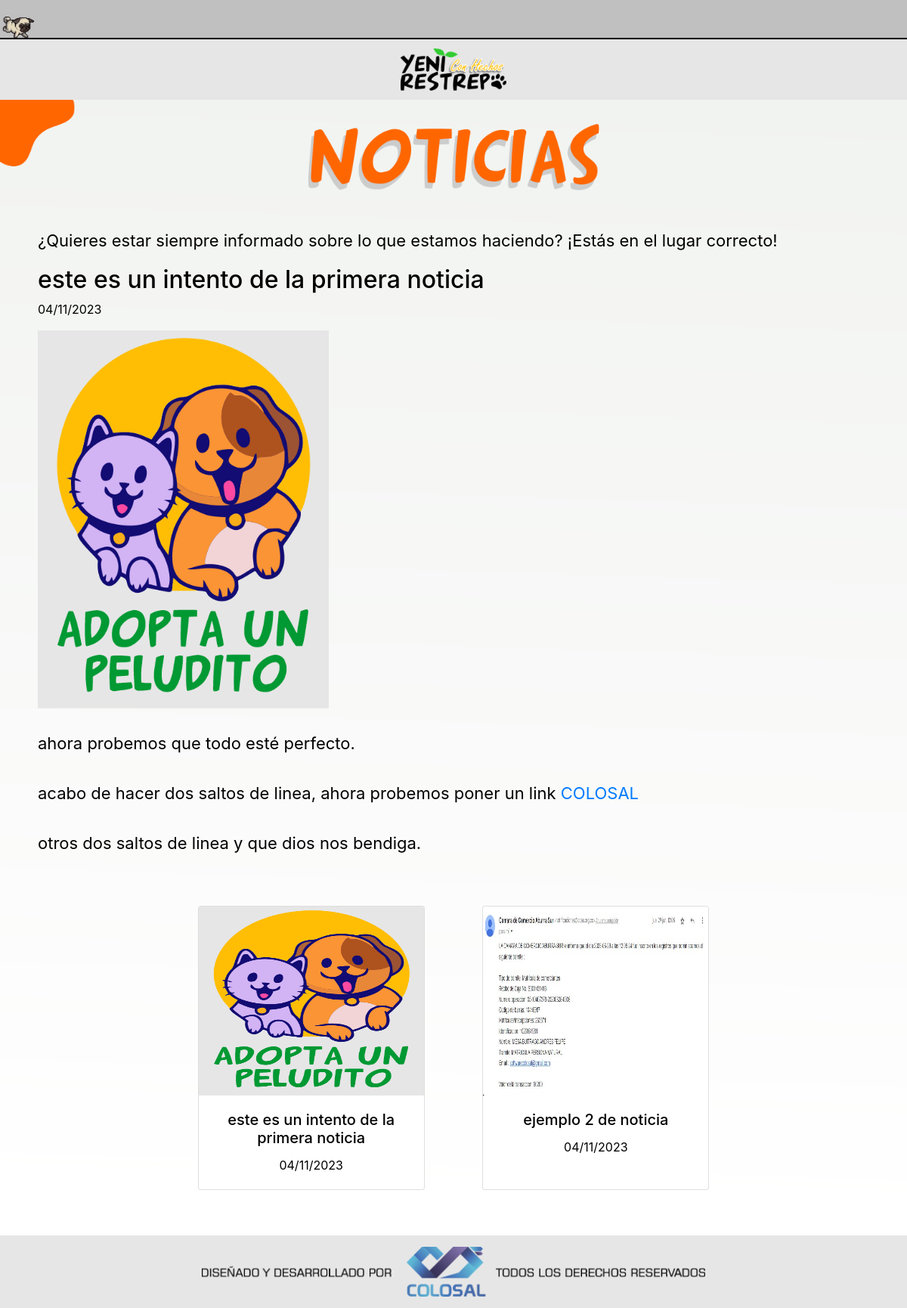
/1/, run on the app's committed database.
### Noticias/models.py (models this page shows, shortened)
class Comunicado(models.Model):
    imagen = models.ImageField(upload_to='comunicados/')
    titulo = models.CharField(max_length=200)
    contenido = models.TextField()
    fecha_publicacion = models.DateTimeField(auto_now_add=True, editable=False)
    estado = models.BooleanField(default=False, verbose_name="¿Mostrar en sitio?")

### Principal/views.py (the view)
# urls.py: path('<int:noticia_id>/', views.noticias_view, name='noticia_detalle'),
def noticias_view(request, noticia_id=None):
    noticias = Comunicado.objects.filter(estado=True)
    noticia_seleccionada = None
    if noticia_id:
        noticia_seleccionada = Comunicado.objects.get(pk=noticia_id, estado=True)
    context = {
        'noticias': noticias,
        'noticia_seleccionada': noticia_seleccionada,
    }
    return render(request, 'noticias/noticias.html', context)

### templates/noticias/noticias.html
{% extends 'base.html' %}
{% load static %}
{% block content %}
<div  class="menuprincipal">
<div id="servicios" style="height: auto;width: 100%;justify-content: center;">
    <img src="{% static 'img/titulos/titulo_noticias.png' %}"style="width: 100%;">
</div>
<div class="container" style="padding: 20px;">
    <p style="justify-content: center;text-align: justify;font-size: 22px;margin-top: 30px;">
        ¿Quieres estar siempre informado sobre lo que estamos haciendo? ¡Estás en el lugar correcto!
    </p>
    {% if noticia_seleccionada %}
        <div class="row">
            <div class="col-lg-12">
                <h2>{{ noticia_seleccionada.titulo }}</h2>
                <p>{{ noticia_seleccionada.fecha_publicacion|date:"d/m/Y" }}</p>
                <img src="{{ noticia_seleccionada.imagen.url }}" alt="{{ noticia_seleccionada.titulo }}" class="img-fluid" style="width: auto; max-height: 500px;">
                <p style="justify-content: center;text-align: justify;font-size: 22px;margin-top: 30px;">{{ noticia_seleccionada.contenido|safe }}</p>
            </div>
        </div>
    {% endif %}
    <div class="row justify-content-center" style="margin-top: 50px;">
        {% for noticia in noticias %}
        <div class="col-lg-4 col-md-4 col-sm-4 d-flex justify-content-center" style="margin-bottom: 40px;">
            <div class="card" style="width: 300px;">
                <a href="{% url 'noticia_detalle' noticia.id %}">
                    <img src="{{ noticia.imagen.url }}" alt="{{ noticia.titulo }}" class="card-img-top" style="width: 100%; height: 250px;">
                </a>
                <div class="card-body text-center">
                    <h5 class="card-title">{{ noticia.titulo }}</h5>
                    <p class="card-text">{{ noticia.fecha_publicacion|date:"d/m/Y" }}</p>
                </div>
            </div>
        </div>
        {% endfor %}
    </div>
</div>
</div>
{% endblock %}

### Principal/static/css/style.css (style rules this page uses)
body { overflow-x: hidden; color: black; }
.menuprincipal { background-image: url(../img/includes/fondo_sección_iconos.png); background-repeat: no-repeat; background-size: cover; }

### data on the page
Comunicado: titulo "este es un intento de la primera noticia", fecha_publicacion "04/11/2023", imagen (picture), contenido "ahora probemos que todo esté perfecto. acabo de hacer dos saltos de linea, ahora probemos poner un link COLOSAL otros dos saltos de linea y que dios nos bendiga."
Comunicado: imagen (picture), titulo "ejemplo 2 de noticia", fecha_publicacion "04/11/2023"
